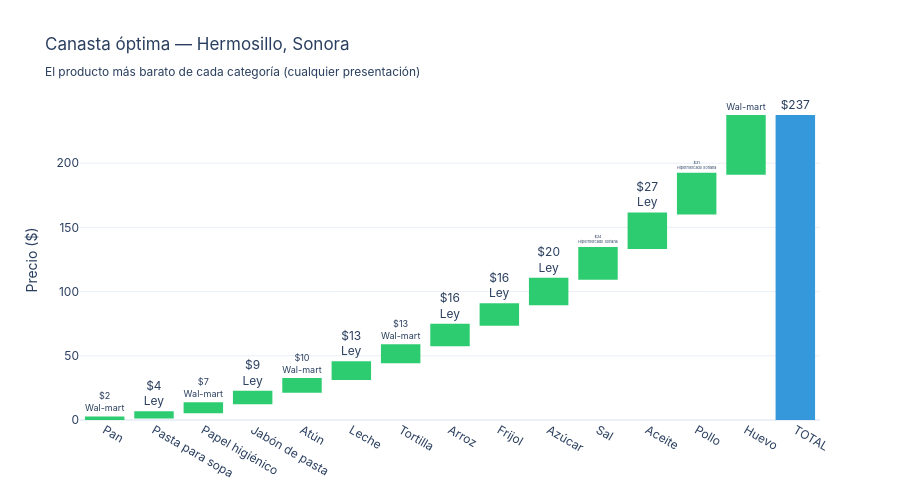

The notebook cell saved with this chart:
### Code cell
def grafica_canasta_optima(df_muni, estado, municipio):
    """
    Waterfall: construye la canasta más barata item por item.
    Muestra de dónde comprar cada cosa.
    """
    optimos = []
    for item in sorted(df_muni['item_canasta'].unique()):
        sub = df_muni[df_muni['item_canasta'] == item]
        mejor = sub.nsmallest(1, 'precio').iloc[0]
        optimos.append({
            'item': item,
            'precio': mejor['precio'],
            'cadena': mejor['cadena_comercial'],
            'marca': mejor['marca'],
            'presentacion': mejor['presentacion'],
        })
    
    df_opt = pd.DataFrame(optimos).sort_values('precio', ascending=True)
    total = df_opt['precio'].sum()
    
    # Colores por cadena
    cadenas_unicas = df_opt['cadena'].unique()
    colores_cadena = px.colors.qualitative.Set2[:len(cadenas_unicas)]
    color_map = dict(zip(cadenas_unicas, colores_cadena))
    
    fig = go.Figure(go.Waterfall(
        name='Canasta',
        orientation='v',
        measure=['relative'] * len(df_opt) + ['total'],
        x=df_opt['item'].tolist() + ['TOTAL'],
        y=df_opt['precio'].tolist() + [0],
        text=[f"${p:.0f}<br>{c}" for p, c in zip(df_opt['precio'], df_opt['cadena'])] + [f"${total:.0f}"],
        textposition='outside',
        connector=dict(line=dict(color='rgba(0,0,0,0)')),
        increasing=dict(marker=dict(color='#2ecc71')),
        totals=dict(marker=dict(color='#3498db')),
        hovertemplate=(
            '<b>%{x}</b><br>'
            'Precio: $%{y:.2f}<br>'
            '<extra></extra>'
        ),
    ))
    
    fig.update_layout(
        title=f'Canasta óptima — {municipio}, {estado}<br>'
              f'<sub>El producto más barato de cada categoría (cualquier presentación)</sub>',
        height=500,
        template='plotly_white',
        font=dict(family='Inter, sans-serif'),
        yaxis_title='Precio ($)',
        showlegend=False,
    )
    
    fig.show()

grafica_canasta_optima(df_hmo, 'Sonora', 'Hermosillo')

### Figure 1 — Plotly figure (JSON) as saved in the notebook; plotly's stock layout.template omitted (floating-point values rounded to 4 significant figures)
{"data": [{"connector": {"line": {"color": "rgba(0,0,0,0)"}}, "hovertemplate": "<b>%{x}</b><br>Precio: $%{y:.2f}<br><extra></extra>", "increasing": {"marker": {"color": "#2ecc71"}}, "measure": ["relative", "relative", "relative", "relative", "relative", "relative", "relative", "relative", "relative", "relative", "relative", "relative", "relative", "relative", "total"], "name": "Canasta", "orientation": "v", "text": ["$2<br>Wal-mart", "$4<br>Ley", "$7<br>Wal-mart", "$9<br>Ley", "$10<br>Wal-mart", "$13<br>Ley", "$13<br>Wal-mart", "$16<br>Ley", "$16<br>Ley", "$20<br>Ley", "$24<br>Hipermercado Soriana", "$27<br>Ley", "$31<br>Hipermercado Soriana", "$45<br>Wal-mart", "$237"], "textposition": "outside", "totals": {"marker": {"color": "#3498db"}}, "type": "waterfall", "x": ["Pan", "Pasta para sopa", "Papel higiénico", "Jabón de pasta", "Atún", "Leche", "Tortilla", "Arroz", "Frijol", "Azúcar", "Sal", "Aceite", "Pollo", "Huevo", "TOTAL"], "y": [2, 4, 7, 9, 10, 12.9, 13.4, 15.9, 15.9, 20, 23.9, 26.9, 30.9, 45, 0]}], "layout": {"font": {"family": "Inter, sans-serif"}, "height": 500, "showlegend": false, "title": {"text": "Canasta óptima — Hermosillo, Sonora<br><sub>El producto más barato de cada categoría (cualquier presentación)</sub>"}, "yaxis": {"title": {"text": "Precio ($)"}}}}
